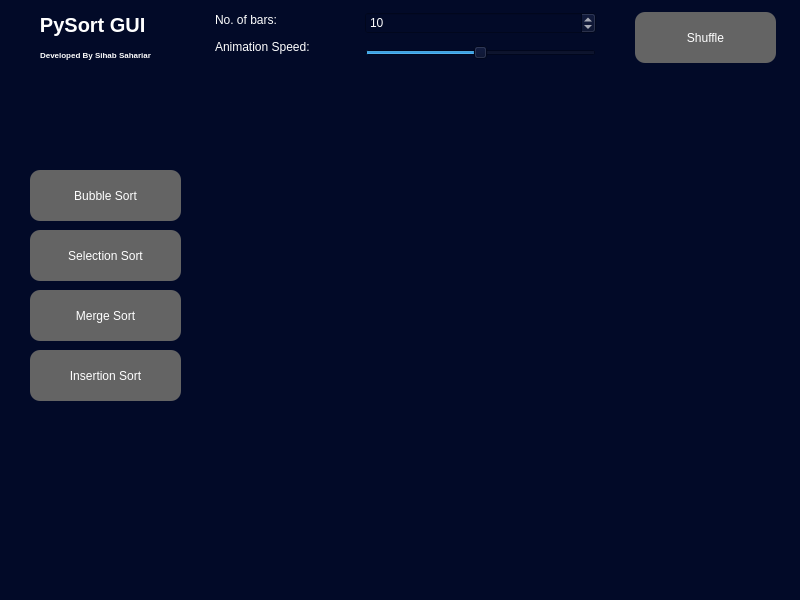
<?xml version="1.0" encoding="UTF-8"?>
<ui version="4.0">
 <class>mainWindow</class>
 <widget class="QMainWindow" name="mainWindow">
  <property name="geometry">
   <rect>
    <x>0</x>
    <y>0</y>
    <width>800</width>
    <height>600</height>
   </rect>
  </property>
  <property name="sizePolicy">
   <sizepolicy hsizetype="Fixed" vsizetype="Fixed">
    <horstretch>0</horstretch>
    <verstretch>0</verstretch>
   </sizepolicy>
  </property>
  <property name="windowTitle">
   <string>PySort GUI</string>
  </property>
  <property name="styleSheet">
   <string notr="true">background-color:rgb(2,10,40);</string>
  </property>
  <widget class="QWidget" name="centralwidget">
   <widget class="MplWidget" name="MplWidget" native="true">
    <property name="geometry">
     <rect>
      <x>210</x>
      <y>80</y>
      <width>591</width>
      <height>491</height>
     </rect>
    </property>
   </widget>
   <widget class="QLabel" name="lblTitle">
    <property name="geometry">
     <rect>
      <x>10</x>
      <y>10</y>
      <width>171</width>
      <height>30</height>
     </rect>
    </property>
    <property name="font">
     <font>
      <pointsize>15</pointsize>
      <weight>75</weight>
      <bold>true</bold>
     </font>
    </property>
    <property name="styleSheet">
     <string notr="true">color:white;</string>
    </property>
    <property name="text">
     <string>PySort GUI </string>
    </property>
    <property name="alignment">
     <set>Qt::AlignCenter</set>
    </property>
   </widget>
   <widget class="QFrame" name="frame">
    <property name="geometry">
     <rect>
      <x>10</x>
      <y>80</y>
      <width>191</width>
      <height>491</height>
     </rect>
    </property>
    <property name="styleSheet">
     <string notr="true">QFrame{

background-color:rgb(2,10,40);
}

QPushButton{
color:white;
border-radius:10px;
background-color:rgb(100,100,100);
}
QPushButton:hover{
color:rgb(200,200,20);
border-radius:10px;
background-color:rgb(100,100,100);
}</string>
    </property>
    <widget class="QPushButton" name="btn_Insertion">
     <property name="geometry">
      <rect>
       <x>20</x>
       <y>270</y>
       <width>151</width>
       <height>51</height>
      </rect>
     </property>
     <property name="sizePolicy">
      <sizepolicy hsizetype="Expanding" vsizetype="Expanding">
       <horstretch>0</horstretch>
       <verstretch>0</verstretch>
      </sizepolicy>
     </property>
     <property name="text">
      <string>Insertion Sort</string>
     </property>
    </widget>
    <widget class="QPushButton" name="btn_Merge">
     <property name="geometry">
      <rect>
       <x>20</x>
       <y>210</y>
       <width>151</width>
       <height>51</height>
      </rect>
     </property>
     <property name="sizePolicy">
      <sizepolicy hsizetype="Expanding" vsizetype="Expanding">
       <horstretch>0</horstretch>
       <verstretch>0</verstretch>
      </sizepolicy>
     </property>
     <property name="text">
      <string>Merge Sort</string>
     </property>
    </widget>
    <widget class="QPushButton" name="btn_Selection">
     <property name="geometry">
      <rect>
       <x>20</x>
       <y>150</y>
       <width>151</width>
       <height>51</height>
      </rect>
     </property>
     <property name="sizePolicy">
      <sizepolicy hsizetype="Expanding" vsizetype="Expanding">
       <horstretch>0</horstretch>
       <verstretch>0</verstretch>
      </sizepolicy>
     </property>
     <property name="text">
      <string>Selection Sort</string>
     </property>
    </widget>
    <widget class="QPushButton" name="btn_Bubble">
     <property name="geometry">
      <rect>
       <x>20</x>
       <y>90</y>
       <width>151</width>
       <height>51</height>
      </rect>
     </property>
     <property name="sizePolicy">
      <sizepolicy hsizetype="Expanding" vsizetype="Expanding">
       <horstretch>0</horstretch>
       <verstretch>0</verstretch>
      </sizepolicy>
     </property>
     <property name="text">
      <string>Bubble Sort</string>
     </property>
    </widget>
    <widget class="QLabel" name="status">
     <property name="geometry">
      <rect>
       <x>0</x>
       <y>450</y>
       <width>171</width>
       <height>30</height>
      </rect>
     </property>
     <property name="font">
      <font>
       <pointsize>6</pointsize>
       <weight>75</weight>
       <bold>true</bold>
      </font>
     </property>
     <property name="styleSheet">
      <string notr="true">color:white;</string>
     </property>
     <property name="text">
      <string/>
     </property>
     <property name="alignment">
      <set>Qt::AlignCenter</set>
     </property>
    </widget>
   </widget>
   <widget class="QFrame" name="frame">
    <property name="geometry">
     <rect>
      <x>205</x>
      <y>2</y>
      <width>601</width>
      <height>71</height>
     </rect>
    </property>
    <property name="styleSheet">
     <string notr="true">color:white;</string>
    </property>
    <widget class="QLabel" name="lblAnim">
     <property name="geometry">
      <rect>
       <x>10</x>
       <y>37</y>
       <width>118</width>
       <height>16</height>
      </rect>
     </property>
     <property name="text">
      <string>Animation Speed:    </string>
     </property>
    </widget>
    <widget class="QSlider" name="sldAnim_speed">
     <property name="geometry">
      <rect>
       <x>160</x>
       <y>40</y>
       <width>231</width>
       <height>22</height>
      </rect>
     </property>
     <property name="minimum">
      <number>1</number>
     </property>
     <property name="singleStep">
      <number>10</number>
     </property>
     <property name="value">
      <number>50</number>
     </property>
     <property name="orientation">
      <enum>Qt::Horizontal</enum>
     </property>
    </widget>
    <widget class="QLabel" name="lblBars">
     <property name="geometry">
      <rect>
       <x>10</x>
       <y>10</y>
       <width>111</width>
       <height>16</height>
      </rect>
     </property>
     <property name="text">
      <string>No. of bars:</string>
     </property>
    </widget>
    <widget class="QSpinBox" name="spnBars">
     <property name="geometry">
      <rect>
       <x>160</x>
       <y>10</y>
       <width>231</width>
       <height>22</height>
      </rect>
     </property>
     <property name="minimum">
      <number>0</number>
     </property>
     <property name="maximum">
      <number>30</number>
     </property>
     <property name="value">
      <number>10</number>
     </property>
    </widget>
    <widget class="QPushButton" name="btn_Shuffle">
     <property name="geometry">
      <rect>
       <x>430</x>
       <y>10</y>
       <width>141</width>
       <height>51</height>
      </rect>
     </property>
     <property name="styleSheet">
      <string notr="true">QPushButton{
color:white;
border-radius:10px;
background-color:rgb(100,100,100);
}
QPushButton:hover{
color:rgb(200,200,20);
border-radius:10px;
background-color:rgb(100,100,100);
}</string>
     </property>
     <property name="text">
      <string>Shuffle</string>
     </property>
    </widget>
   </widget>
   <widget class="QLabel" name="lblTitle_2">
    <property name="geometry">
     <rect>
      <x>10</x>
      <y>40</y>
      <width>171</width>
      <height>30</height>
     </rect>
    </property>
    <property name="font">
     <font>
      <pointsize>6</pointsize>
      <weight>75</weight>
      <bold>true</bold>
     </font>
    </property>
    <property name="styleSheet">
     <string notr="true">color:white;</string>
    </property>
    <property name="text">
     <string>Developed By Sihab Sahariar</string>
    </property>
    <property name="alignment">
     <set>Qt::AlignCenter</set>
    </property>
   </widget>
  </widget>
  <widget class="QMenuBar" name="menubar">
   <property name="geometry">
    <rect>
     <x>0</x>
     <y>0</y>
     <width>800</width>
     <height>26</height>
    </rect>
   </property>
  </widget>
 </widget>
 <customwidgets>
  <customwidget>
   <class>MplWidget</class>
   <extends>QWidget</extends>
   <header>mplwidget.h</header>
   <container>1</container>
  </customwidget>
 </customwidgets>
 <resources/>
 <connections/>
</ui>
